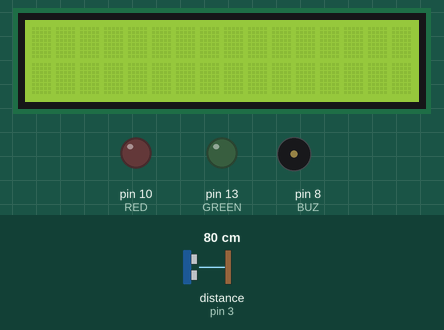
The sketch below on a simulated Arduino Uno, built with avr-gcc and run on an emulated ATmega328P. On the bench: 16×2 character LCD, output pins drawn as LEDs (lit = HIGH), buzzer (waves = sounding). Wiring (inferred from the names in the program): ultrasonic range finder: trigger pin 2; echo pin 3. Inputs (shaded band) come from the test bench; at power-on: distance to the obstacle (sensor on pin 3) 80 cm. The echo pulse lasts 58.3 µs per cm; pins used as bus, display or sensor lines are not drawn.

Above: at 1.2 s.
1.3 s: distance to the obstacle (sensor on pin 3) set to 11 cm
3.0 s: distance to the obstacle (sensor on pin 3) set to 8 cm
At 3.64 s:
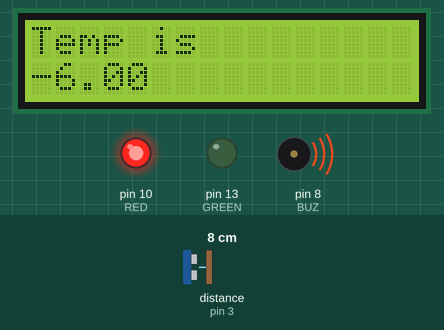
At 5.0 s:
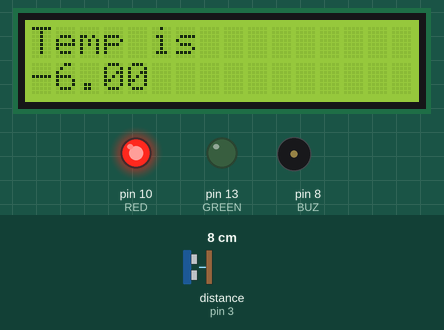
5.3 s: distance to the obstacle (sensor on pin 3) set to 18 cm
At 5.9 s:
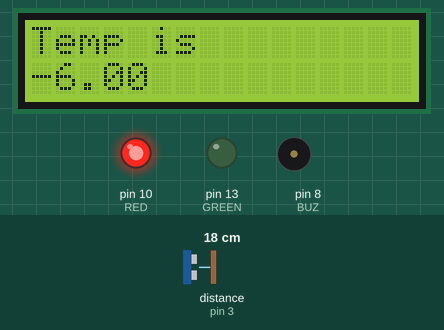
Timing chart, 0 to 8.3 s (numbered marks = the images above; inputs shaded):
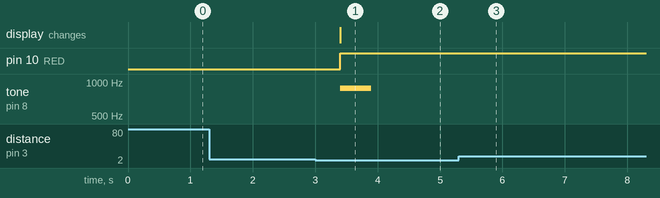

Measured:
- the behaviour switches between 10 and 9 cm on distance to the obstacle (sensor on pin 3) (found by bisection; images 0 and 1)
- after the input at 1.3 s, every drawn part: stays the same
- after the input at 3.0 s, pin 10 (RED): LOW → HIGH after 0.40 s; tone on pin 8 (BUZ): silent → 880 Hz after 0.40 s, → silent 0.50 s later; the display: changes after 0.40 s (image 1)
- after the input at 5.3 s, tone on pin 8 (BUZ): stops changing and stays silent

The sketch:

source_code.ino
```cpp
#include <LiquidCrystal.h>
#define TRIG 2
#define ECHO 3
#define d7 4
#define d6 5
#define d5 6
#define d4 7
#define BUZ  8
#define RED 10
#define enable 11
#define rs 12
#define GREEN 13
LiquidCrystal lcd(rs,enable,d4,d5,d6,d7);

unsigned long distance = 0;
double temp;
int melody[] = {262, 330, 392, 523};

void setup() {
  Serial.begin(9600);
  pinMode(BUZ, OUTPUT);  // 피에조 부저 출력 설정
  pinMode(TRIG, OUTPUT);  // 초음파 출력 설정
  pinMode(ECHO, INPUT);   // 초음파 입력 설정
  pinMode(RED, OUTPUT);
  pinMode(GREEN, OUTPUT);
  lcd.begin(16,2); //cols and rows
  lcd.setCursor(0,0);
}
void loop() {
  digitalWrite(TRIG, LOW);
  delayMicroseconds(2);
  digitalWrite(TRIG, HIGH);
  delayMicroseconds(5);
  digitalWrite(TRIG, LOW);
  distance = pulseIn(ECHO, HIGH) / 29 / 2;  // cm 단위로 변경
  delay(300);
  if (distance < 10)
  {
    float temp = (5 * analogRead(A0) * 100) / 1024;
    if (temp >= 36.0 && temp <= 37.5)
    {
      lcd.setCursor(0,0);
      lcd.print("Temp is ");
      lcd.setCursor(0,1);
      lcd.print(temp);
      digitalWrite(GREEN, OUTPUT);
      for (int i = 0; i < 4; i++)
      {
        tone(8, melody[i], 500);
        delay(500);
        noTone(8);
      }
      delay(3000);
    }

    else
    {
      lcd.setCursor(0,0);
      lcd.print("Temp is ");
      lcd.setCursor(0,1);
      lcd.print(temp);
      digitalWrite(RED, OUTPUT);
      tone(BUZ, 880, 500);
      delay(1000);
      noTone(BUZ);
      delay(3000);
    }
  }
}
```
